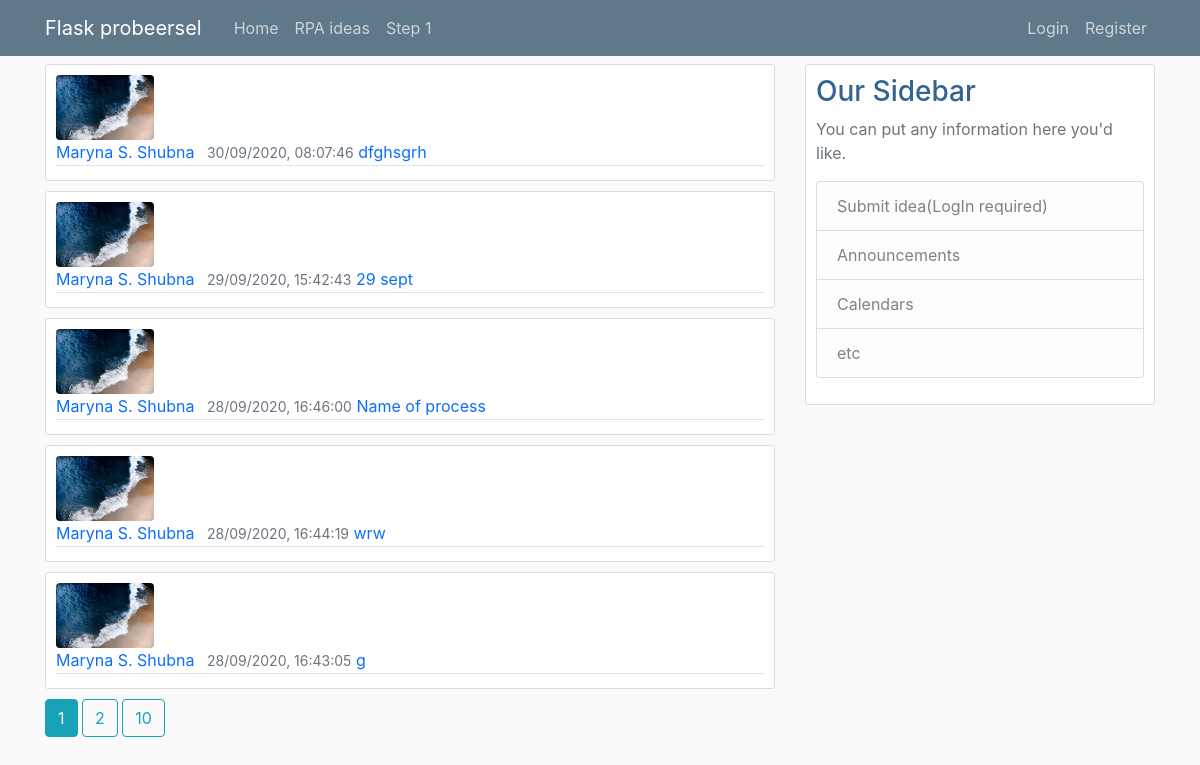
/RPA_journey, run on the app's committed database.
### FlaskBlog/Model_s.py (models this page shows, shortened)
class Rpa ( db.Model ) :
    id = db.Column ( db.Integer, primary_key=True )
    title = db.Column ( db.String ( 100 ), nullable=False )
    content = db.Column ( db.Text, nullable=False )
    date_posted = db.Column ( db.DateTime, nullable=False, default=datetime.utcnow )
    user_id = db.Column ( db.Integer, db.ForeignKey ( 'user.id' ), nullable=False )
    rpaarea = db.Column ( db.Integer, db.ForeignKey ( 'rpaarea.id' ), nullable=False )
    rpacat = db.Column ( db.Integer, db.ForeignKey ( 'rpacat.id' ), nullable=False )
    rpasubcat = db.Column ( db.Integer, db.ForeignKey ( 'rpasubcat.id' ), nullable=False )
    email = db.Column ( db.String ( 120 ), nullable=False )
    docrate = db.Column ( db.Integer, nullable=False )
    indatastructrate = db.Column ( db.Integer, nullable=False )
    changesrate = db.Column ( db.Integer, nullable=False )
    indatarate = db.Column ( db.Integer, nullable=False )
    rulebasedrate = db.Column ( db.Integer, nullable=False )
    b = db.Column( db.Boolean(),nullable=False)
    doc1 = db.Column( db.Boolean(),nullable=False )
    doc2 = db.Column( db.Boolean(),nullable=False )
    doc3 = db.Column( db.Boolean(),nullable=False )
    doc4 = db.Column( db.Boolean(),nullable=False )

class User ( db.Model, UserMixin ) :
    id = db.Column ( db.Integer, primary_key=True )
    username = db.Column ( db.String ( 20 ), unique=True, nullable=False )
    email = db.Column ( db.String ( 120 ), unique=True, nullable=False )
    image_file = db.Column ( db.String ( 20 ), nullable=False, default='default.jpg' )
    password = db.Column ( db.String ( 60 ), nullable=False )
    posts = db.relationship ( 'Post', backref='author', lazy=True )
    rpa = db.relationship ( 'Rpa', backref='author', lazy=True )

### FlaskBlog/main/Routes.py (the view)
@main.route('/RPA_journey')
def RPA_j():
    page = request.args.get('page', 1, type=int)
    rpas = Rpa.query.order_by(Rpa.date_posted.desc()).paginate(page=page, per_page=5)
    return render_template('RPA.html', title="List of Rpa ideas", posts=rpas)

### FlaskBlog/templates/RPA.html (shortened to what this page needs)
{% extends "Layout.html" %}
{% block content%}
   {% for post in posts.items %}
        <article class="media content-section">
          <img class = "rounded article-img " src="{{ url_for('static', filename = 'profile_pics/'+post.author.image_file)}}">
          <div class="media-body">
             <div class="article-metadata">
              <a class="mr-2" href="{{url_for('users.user_rpa', username=post.author.username)}}">{{ post.author.username }}</a>
              <small class="text-muted">{{ post.date_posted.strftime('%d/%m/%Y, %H:%M:%S') }}</small>
              <a class="mr-2" href="{{url_for('RPA.rpa_post',post_id = post.id)}}">{{ post.title }}</a>
            </div>
          </div>
        </article>
    {% endfor %}
    {% for page_num in posts.iter_pages( left_edge = 1, right_edge=1, left_current=1, right_current=2)%}
    {% if page_num %}
        {% if posts.page == page_num %}
            <a class = "btn btn-info mb-4" href="{{url_for('main.RPA_j', page = page_num)}}"> {{page_num}} </a>
        {% else %}
            <a class = "btn btn-outline-info mb-4" href="{{url_for('main.RPA_j', page = page_num)}}"> {{page_num}} </a>
        {% endif %}
    {% endif %}
    {% endfor %}
{% endblock content%}

### FlaskBlog/templates/Layout.html (shortened to what this page needs)
<!DOCTYPE html>
<html >
<head>
    <link rel = "stylesheet" type = "text/css" href="{{ url_for('static', filename = 'bootstrap.min.css') }}">
    <link rel = "stylesheet" type = "text/css" href="{{ url_for('static', filename = 'main.css') }}">
</head>
<body>
<header class="site-header">
  <nav class="navbar navbar-expand-md navbar-dark bg-steel fixed-top">
    <div class="container">
      <a class="navbar-brand mr-4" href="/">Flask probeersel</a>
      <div class="collapse navbar-collapse" id="navbarToggle">
        <div class="navbar-nav mr-auto">
          <a class="nav-item nav-link" href="{{ url_for('main.home') }}">Home</a>
          <a class="nav-item nav-link" href="{{ url_for('main.RPA_j') }}">RPA ideas</a>
          <a class="nav-item nav-link" href="{{ url_for('main.step_1') }}">Step 1</a>
        </div>
        <div class="navbar-nav">
            {% if current_user.is_authenticated %}
                <a class="nav-item nav-link" href="{{ url_for('posts.new_post') }}">New Post</a>
                <a class="nav-item nav-link" href="{{ url_for('users.account') }}">Account</a>
                <a class="nav-item nav-link" href="{{ url_for('users.logout') }}">Logout</a>
            {% else %}
                <a class="nav-item nav-link" href="{{ url_for('users.login') }}">Login</a>
                <a class="nav-item nav-link" href="{{ url_for('users.register') }}">Register</a>
            {% endif %}
        </div>
      </div>
    </div>
  </nav>
</header>
  <main role="main" class="container">
  <div class="row">
       <div class="col-md-8">
          {% block content %}{% endblock %}
        </div>
        <div class="col-md-4">
          <div class="content-section">
            <h3>Our Sidebar</h3>
                <p class='text-muted'>You can put any information here you'd like.
                  <ul class="list-group">
                   {% if current_user.is_authenticated %}
                    <li class="list-group-item list-group-item-light"><a href="{{ url_for('RPA.new_rpa') }}">Submit idea</a></li>
                   {% else %}
                     <li class="list-group-item list-group-item-light">Submit idea(LogIn required) </li>
                   {% endif %}
                    <li class="list-group-item list-group-item-light">Announcements</li>
                    <li class="list-group-item list-group-item-light">Calendars</li>
                    <li class="list-group-item list-group-item-light">etc</li>
                  </ul>
                </p>
          </div>
    </div>
  </div>
</main>
</body>

### FlaskBlog/static/main.css (style rules this page uses)
body { background: #fafafa; color: #000066; margin-top: 4rem; }
h1, h2, h3, h4, h5, h6 { color: #356391; }
.bg-steel { background-color: #5f788a; }
.site-header .navbar-nav .nav-link { color: #cbd5db; }
.content-section { background: #ffffff; padding: 10px 10px; border: 1px solid #dddddd; border-radius: 3px; margin-bottom: 10px; }
.article-img { height: 65px; margin-right: 16px; }
.article-metadata { padding-bottom: 1px; margin-bottom: 4px; border-bottom: 1px solid #e3e3e3 }

### FlaskBlog/templates/Layout.html (style rules this page uses)
* { box-sizing: border-box; }

### data on the page
Rpa: image_file (picture), author.username "Maryna S. Shubna", date_posted "30/09/2020, 08:07:46", title "dfghsgrh"
Rpa: image_file (picture), author.username "Maryna S. Shubna", date_posted "29/09/2020, 15:42:43", title "29 sept"
Rpa: image_file (picture), author.username "Maryna S. Shubna", date_posted "28/09/2020, 16:46:00", title "Name of process"
Rpa: image_file (picture), author.username "Maryna S. Shubna", date_posted "28/09/2020, 16:44:19", title "wrw"
Rpa: image_file (picture), author.username "Maryna S. Shubna", date_posted "28/09/2020, 16:43:05", title "g"

### other printed values
{{ page_num }} "1"
{{ page_num }} "2" "10"
